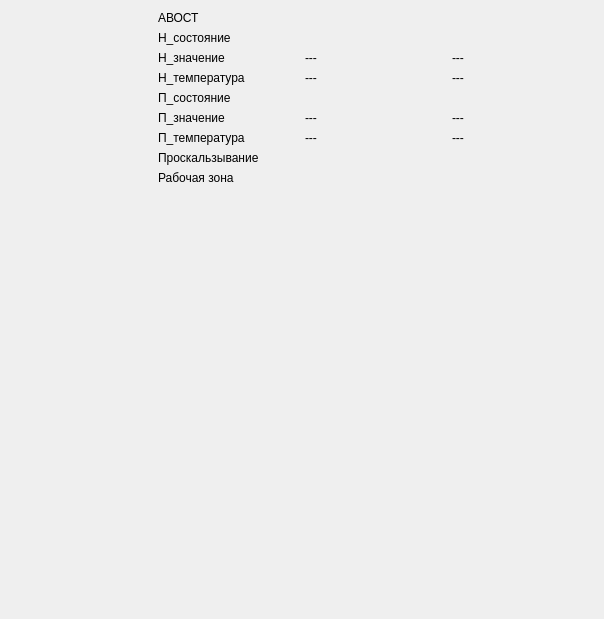
          <widget class="QWidget" name="page_3">
           <property name="geometry">
            <rect>
             <x>0</x>
             <y>0</y>
             <width>604</width>
             <height>619</height>
            </rect>
           </property>
           <attribute name="label">
            <string>Индикаторы</string>
           </attribute>
           <layout class="QGridLayout" name="gridLayout_3">
            <item row="0" column="0">
             <layout class="QGridLayout" name="gridLayout_21">
              <item row="1" column="1">
               <widget class="QLabel" name="label_60">
                <property name="text">
                 <string>АВОСТ</string>
                </property>
               </widget>
              </item>
              <item row="5" column="1">
               <widget class="QLabel" name="label_67">
                <property name="text">
                 <string>П_состояние</string>
                </property>
               </widget>
              </item>
              <item row="7" column="3">
               <widget class="QLabel" name="lblPos_Temperature_Max34">
                <property name="text">
                 <string>---</string>
                </property>
               </widget>
              </item>
              <item row="1" column="0">
               <widget class="LED" name="ledEstop_Ext34"/>
              </item>
              <item row="10" column="0" colspan="4">
               <spacer name="verticalSpacer">
                <property name="orientation">
                 <enum>Qt::Vertical</enum>
                </property>
                <property name="sizeHint" stdset="0">
                 <size>
                  <width>20</width>
                  <height>40</height>
                 </size>
                </property>
               </spacer>
              </item>
              <item row="4" column="3">
               <widget class="QLabel" name="lblLoad_Temperature_Max34">
                <property name="text">
                 <string>---</string>
                </property>
               </widget>
              </item>
              <item row="8" column="1">
               <widget class="QLabel" name="label_71">
                <property name="text">
                 <string>Проскальзывание</string>
                </property>
               </widget>
              </item>
              <item row="7" column="2">
               <widget class="QLabel" name="lblPos_Temperature34">
                <property name="text">
                 <string>---</string>
                </property>
               </widget>
              </item>
              <item row="7" column="0">
               <widget class="LED" name="ledPos_Overheat34"/>
              </item>
              <item row="7" column="1">
               <widget class="QLabel" name="label_70">
                <property name="text">
                 <string>П_температура</string>
                </property>
               </widget>
              </item>
              <item row="4" column="2">
               <widget class="QLabel" name="lblLoad_Temperature34">
                <property name="text">
                 <string>---</string>
                </property>
               </widget>
              </item>
              <item row="6" column="0">
               <widget class="LED" name="ledPos_Error34"/>
              </item>
              <item row="9" column="1">
               <widget class="QLabel" name="label_72">
                <property name="text">
                 <string>Рабочая зона</string>
                </property>
               </widget>
              </item>
              <item row="9" column="0">
               <widget class="LED" name="ledLimits_Excess34"/>
              </item>
              <item row="2" column="1">
               <widget class="QLabel" name="label_62">
                <property name="text">
                 <string>Н_состояние</string>
                </property>
               </widget>
              </item>
              <item row="4" column="1">
               <widget class="QLabel" name="label_65">
                <property name="text">
                 <string>Н_температура</string>
                </property>
               </widget>
              </item>
              <item row="6" column="2">
               <widget class="QLabel" name="lblPos_Error_Value34">
                <property name="text">
                 <string>---</string>
                </property>
               </widget>
              </item>
              <item row="8" column="0">
               <widget class="LED" name="ledSlip34"/>
              </item>
              <item row="3" column="3">
               <widget class="QLabel" name="lblLoad_Error_Value_Max34">
                <property name="text">
                 <string>---</string>
                </property>
               </widget>
              </item>
              <item row="5" column="0">
               <widget class="LED" name="ledPos_Alarm34"/>
              </item>
              <item row="3" column="1">
               <widget class="QLabel" name="label_64">
                <property name="text">
                 <string>Н_значение</string>
                </property>
               </widget>
              </item>
              <item row="6" column="3">
               <widget class="QLabel" name="lblPos_Error_Value_Max34">
                <property name="text">
                 <string>---</string>
                </property>
               </widget>
              </item>
              <item row="3" column="2">
               <widget class="QLabel" name="lblLoad_Error_Value34">
                <property name="text">
                 <string>---</string>
                </property>
               </widget>
              </item>
              <item row="3" column="0">
               <widget class="LED" name="ledLoad_Error34"/>
              </item>
              <item row="4" column="0">
               <widget class="LED" name="ledLoad_Overheat34"/>
              </item>
              <item row="6" column="1">
               <widget class="QLabel" name="label_68">
                <property name="text">
                 <string>П_значение</string>
                </property>
               </widget>
              </item>
              <item row="2" column="0">
               <widget class="LED" name="ledLoad_Alarm34"/>
              </item>
             </layout>
            </item>
           </layout>
          </widget>
